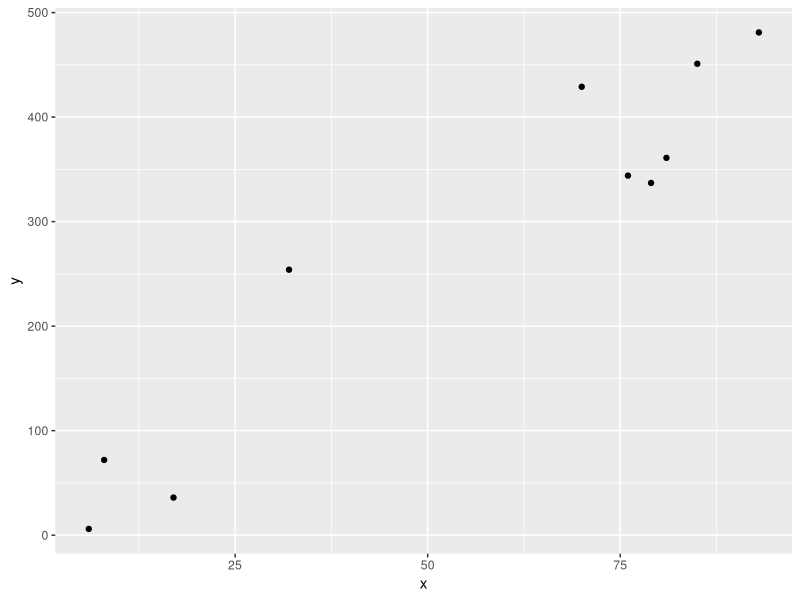
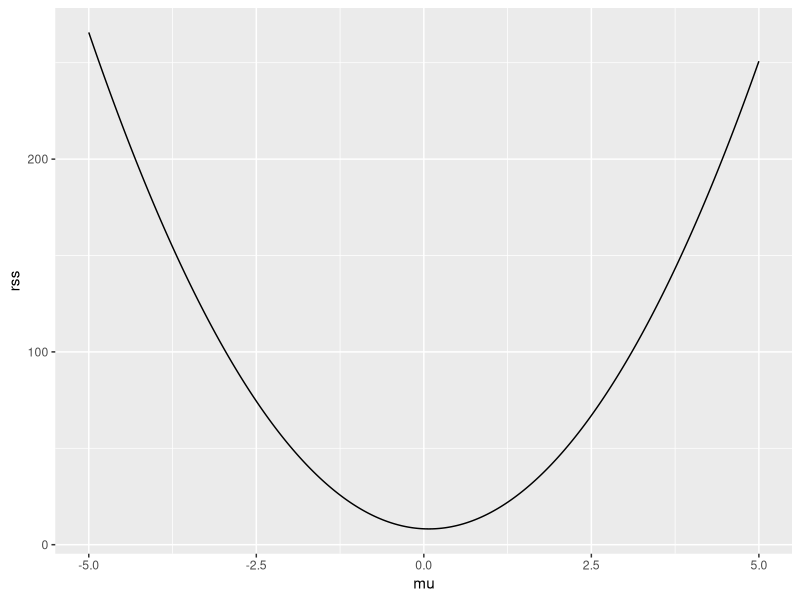
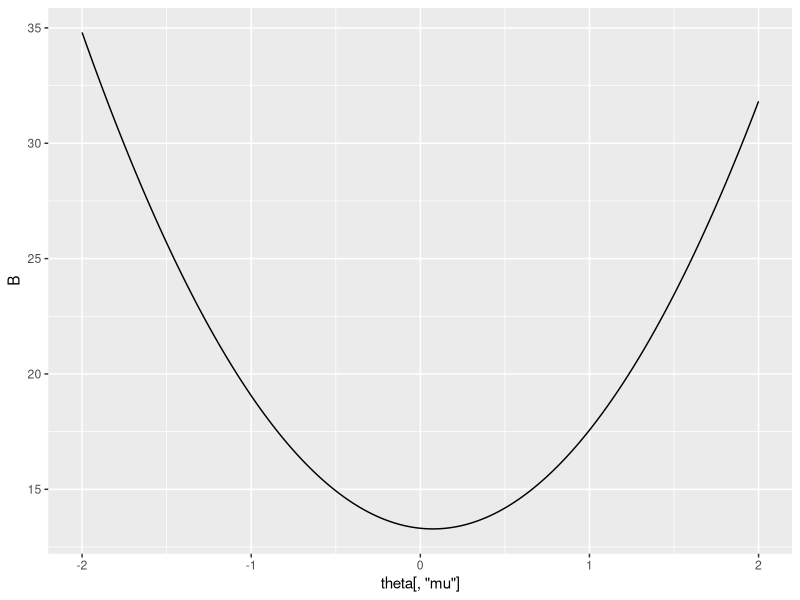
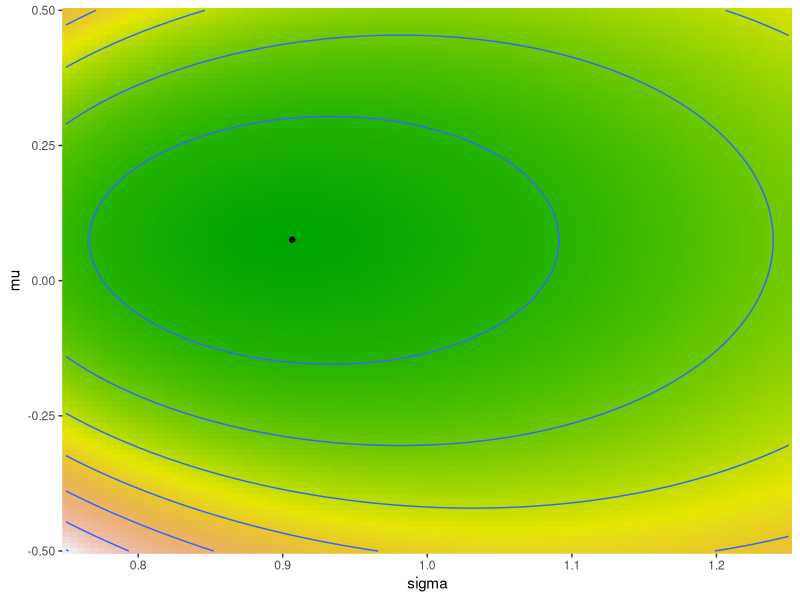

Source code (R) for these figures, in order: (Note: this script raises an error after producing the figures.)
## ---- chunk 1
knitr::opts_chunk$set(echo = TRUE)
## ---- chunk 2
library(tidyverse) #for data wrangling and plotting
library(gganimate) #for animations
library(gridExtra) #for additional plotting routines
## ---- chunk 3
set.seed(123)
y = rnorm(n=10, mean=0, sd=1)
y
## ---- chunk 4
mean(y)
var(y)
sd(y)
## ---- chunk 5
set.seed(2)
dat = data.frame(x = sample(1:100, size=10, replace=FALSE)) %>% 
    mutate(y = 2 + 5*x + sample(-100:100,10))
dat
ggplot(data=dat) + geom_point(aes(y=y, x=x))
## ---- chunk 6
mu = seq(-5,5,len=1000)
rss = vector('numeric', length(mu))
for (i in 1:length(mu)) {
    rss[i] = sum((y - mu[i])^2)
}
mu[which(rss==min(rss))]
ggplot(data=NULL) + geom_line(aes(y=rss, x=mu))
## ---- chunk 7
## Generate the single column matrix of 1s
X = cbind(rep(1,length(y)))
## perform the matrix multiplications to solve for beta
## beta = (X'X)^-1 X'Y
beta = solve(t(X) %*% X) %*% t(X) %*% y
beta
## ---- chunk 8
dat
## ---- chunk 9
## Generate the model matrix
X = model.matrix(~x, data=dat)
## Solve for beta
beta = solve(t(X) %*% X) %*% t(X) %*% dat$y
beta
## ---- chunk 10
lm(y~x, data=dat)
## ---- chunk 11
y
## ---- chunk 12
LL.gaus = function(theta, x) {
    m=theta[1]
    s=theta[2]
    ll = -(length(x)/2)*(log(2*pi*s^2)) + (-1/(2*s^2)) * sum((x-m)^2)
    ##OR
    ## ll = sum(dnorm(x, mean=m, sd=s, log=TRUE))
    return(-ll)
}
## ---- chunk 13
mu = seq(-2,2,len=1000)
theta=cbind(mu=mu,sigma=1)
B=apply(theta, 1, LL.gaus, y)
theta[which(B==min(B)),]
ggplot(data=NULL) + geom_line(aes(y=B, x=theta[,'mu']))
## ---- chunk 14
mu = seq(-0.5,0.5,len=100)
sigma=seq(0.75,1.25,len=100)
theta = expand.grid(mu=mu, sigma=sigma)
theta$LL=apply(theta, 1, LL.gaus, x=y)
ggplot(data=theta,aes(y=mu, x=sigma, fill=LL)) +
    geom_tile(show.legend=FALSE) + geom_contour(aes(z=LL)) +
    geom_point(data=theta[which(theta$LL==min(theta$LL)),], aes(y=mu, x=sigma), fill='black') +
    scale_fill_gradientn(colors=terrain.colors(12)) +
    scale_x_continuous(expand=c(0,0)) +
    scale_y_continuous(expand=c(0,0))
theta[which(theta$LL==min(theta$LL)),]
## ---- chunk 15
get.optim.NM <- function(X.vert, params.init, objective.fn, iter.max=250, abs.tol=0.0001, x, control=list(fnscale=1,refl=1,expan=2,contr=-0.5,shrink=0.5))
{
                                        # input dimension
    X.len <- length(params.init)
                                        # initialize controls before iterations of searching
    iter <- 0; not.converged <- 1; not.max.iter <- 1
    X.optim <- params.init; f_X.optim <- control$fnscale*objective.fn(X.optim, x=x)
                                        # while loop, iterations
    while (not.converged & not.max.iter)
    {
                                        # get values at vertices
        f_X.vert <- control$fnscale*apply(X = X.vert, MARGIN = 1, FUN = objective.fn, x) 
                                        # order ascending X.vert and f(X.vert), by f(X.vert)
        X.order <- sort(f_X.vert, index.return = TRUE)$ix
        X.vert <- X.vert[X.order, ]
        f_X.vert <- f_X.vert[X.order]
                                        # get centroid (mean on each dimension) of all points except the worst
        X.centr <- apply(X = X.vert[1:X.len, ], MARGIN = 2, FUN = mean)
                                        # get reflected point
        X.refl <- X.centr + control$refl*(X.centr - X.vert[X.len+1, ])
        f_X.refl <- control$fnscale*objective.fn(X.refl,x)
        if ((f_X.vert[1] <= f_X.refl) & (f_X.refl < f_X.vert[X.len]))
        { 
                                        # if the reflected point is better than the second worst, but not better than the best...
                                        # ... then obtain a new simplex by replacing the worst point with the reflected point
            X.vert[X.len+1, ] <- X.refl 
        } else if (f_X.refl < f_X.vert[1]) {
                                        # if the reflected point is the best point so far
                                        # ... then compute the expanded point
            X.expan <- X.centr + control$expan*(X.centr - X.vert[X.len+1, ])
            f_X.expan <- control$fnscale*objective.fn(X.expan,x)
                                        # ... if the expanded point is better than the reflected point
            if (f_X.expan < f_X.refl)
            {
                                        # ... then obtain a new simplex by replacing the worst point with the expanded point
                X.vert[X.len+1, ] <- X.expan   
            } else {
                                        # ... else obtain a new simplex by replacing the worst point with the reflected point
                X.vert[X.len+1, ] <- X.refl
            }
        } else {
                                        # ... reflected point is not better than second worst
                                        # ... then compute the contracted point
            X.contr <- X.centr + control$contr*(X.centr - X.vert[X.len+1, ])
            f_X.contr <- control$fnscale*objective.fn(X.contr,x)
                                        # ... if the contracted point is better than the worst point
            if (f_X.contr < f_X.vert[X.len+1])
            {
                                        # ... then obtain a new simplex by replacing the worst point with the contracted point
                X.vert[X.len+1, ] <- X.contr
            } else {
                                        # ... shrink the simplex: X = X1 + coef.shrink(X-X1)
                X.vert <- sweep(control$shrink*sweep(X.vert, 2, X.vert[1, ], FUN = "-"), 2, X.vert[1, ], FUN="+")
            }    
        }
                                        # get values at vertices
        f_X.vert <- control$fnscale*apply(X = X.vert, MARGIN = 1, FUN = objective.fn, x) 
                                        # order asc X.vert and f(X.vert)
        X.order <- sort(f_X.vert, index.return = TRUE)$ix
        X.vert <- X.vert[X.order, ]
        f_X.vert <- f_X.vert[X.order]   
                                        # update controls
        iter <- iter + 1 
        not.max.iter <- (iter < iter.max)*1
        not.converged <- (abs(control$fnscale*objective.fn(X.vert[X.len, ],x)- control$fnscale*objective.fn(X.vert[1, ],x)) > abs.tol)*1
        
        X.optim <- X.vert[1, ]; f_X.optim <- control$fnscale*objective.fn(X.optim,x)
    }
    return(list(X.optim=X.optim, f_X.optim=f_X.optim, X.vert=X.vert, iter=iter))   
}
## ---- chunk 16
## Starting values at the center of the vectices
params.init=c(mu=-0.25, sigma=1)
d.mu=0.05
d.sigma=0.02
simplex = rbind(Vertex1=params.init + c(d.mu,d.sigma),
                Vertex2=params.init + c(-d.mu,d.sigma),
                Vertex3=params.init + c(-d.mu,-d.sigma)) %>%
    data.frame
base.plot = ggplot(data=theta,aes(y=mu, x=sigma)) +
    geom_tile(aes(fill=LL), show.legend=FALSE) + geom_contour(aes(z=LL)) +
    scale_fill_gradientn(colors=terrain.colors(12)) +
    scale_x_continuous(expand=c(0,0)) +
    scale_y_continuous(expand=c(0,0))

newdata =vector('list', 10)
a=get.optim.NM(X.vert=as.matrix(simplex), params.init, objective.fn=LL.gaus, x=y, iter.max=1, control=list(fnscale=1,refl=1,expan=2,contr=-0.5,shrink=0.5))
newdata[[1]] =data.frame(a$X.vert)
for (i in 2:10) {
    a=get.optim.NM(X.vert=a$X.vert, params.init=a$X.optim, objective.fn=LL.gaus, x=y, iter.max=1, control=list(fnscale=1,refl=1,expan=2,contr=-0.5,shrink=0.5))
    newdata[[i]] = data.frame(a$X.vert)
}
newdata = bind_rows(newdata, .id='Iter') %>% mutate(Iter=factor(Iter, levels=unique(Iter)))
g=base.plot + 
    geom_polygon(data=newdata, aes(y=mu, x=sigma, group=Iter), color='black', fill='grey40') +
    transition_manual(Iter) + shadow_trail(distance=0.1,alpha=0.4, color='grey40', fill=NA) + labs(title='Iter: {current_frame}')
ga=animate(g)
anim_save('simplexAnim.gif', animation=ga, path='images')
## ---- chunk 17
get.optim.NM(X.vert=as.matrix(simplex), params.init, objective.fn=LL.gaus, x=y, iter.max=250, abs.tol=1e-08, control=list(fnscale=1,refl=1,expan=2,contr=-0.5,shrink=0.5))
get.optim.NM(X.vert=as.matrix(simplex - c(-0.5,0.02)), params.init, objective.fn=LL.gaus, x=y, iter.max=250, abs.tol=1e-08, control=list(fnscale=1,refl=1,expan=2,contr=-0.5,shrink=0.5))
## ---- chunk 18
optim(par=c(-0.25,1), LL.gaus, x=y, control=list(fnscale=1))
## ---- chunk 19
NR = function(f, x, return.grid=FALSE) {
    if (is.function(f)) f=body(f)[[2]]    
    f_x = eval(f)
    f._x = eval(D(f,'x'))
    if (return.grid) {
        list(x1=x - f_x/f._x, f_x=f_x, f._x=f._x)
    }else {
        list(x1=x - f_x/f._x)
    }
}
optim.NR = function(f, x0, abs.tol=1.0E-6, iter.max=250, return.grid=FALSE) {
    iter <- 0; not.converged <- 1; not.max.iter <- 1
    fgrid = list()
    while (not.converged & not.max.iter) {
        nr=NR(f, x=x0,return.grid)
        x1=nr$x1
        iter <- iter + 1 
        not.max.iter <- (iter < iter.max)*1
        not.converged=(abs(x0-x1)>abs.tol)*1
        if (return.grid) fgrid[[iter]] = c(x0=x0, x1=x1, f_x=nr$f_x, f._x=nr$f._x)
        x0=x1
    }
    list(X.optim=x0,iter=iter, grid=do.call('rbind',fgrid))
}
## ---- chunk 20
f = function(x) {0.1*x^4 + x^3 - x^2 + 10*x + 30} 
a=optim.NR(f, x0=3, abs.tol=0.001, return.grid=TRUE)

x = seq(-4,4,len=100)
dat = data.frame(x=x, y=f(x))
gdat = a$grid %>% as.data.frame %>%
    mutate(Iter=1:n(),
           x=ifelse(x0>0,x0+1, x0-1),
           y=f_x + (x-x0)*f._x)

g=ggplot() + geom_line(data=dat, aes(y=y, x=x)) +
    geom_hline(yintercept=0, linetype='dashed') +
    geom_segment(data=gdat, aes(x=x,y=y,xend=x1,yend=0), color='red') +
    geom_segment(data=gdat, aes(x=x0,xend=x0,y=0,yend=f_x), linetype='dashed')+
    geom_text(data=gdat %>% filter(Iter<4), aes(x=x0, y=-5, label="x[0]"), parse=TRUE) +
    geom_text(data=gdat %>% filter(Iter<4), aes(x=x1, y=-5, label="x[1]"), parse=TRUE) +
    geom_point(data=gdat, aes(x=x0, y=f_x)) +
    geom_text(data=gdat %>% filter(Iter<4), aes(x=x0, y=f_x, label="f(x)"), parse=TRUE, nudge_x=0.1, nudge_y=-5, hjust=0, vjust=0) +
    geom_text(data=gdat %>% filter(Iter<4), aes(x=x0+0.3+(x1-x0)/2, y=(f_x/2)-5, label="f*minute*(x)"), parse=TRUE, color='red') +
    geom_text(data=gdat, aes(x=-4,y=140, label=paste0("Iter == ", Iter)), parse=TRUE, hjust=0) +
    geom_text(data=gdat, aes(x=-4,y=120, label=paste0("x[1] == ", round(x1,3))), parse=TRUE, hjust=0) +
    transition_manual(Iter)
ga=animate(g)
anim_save('NMAnim1.gif', animation=ga, path='images')
## ---- chunk 21
optim.NR(f, x0=3)
## ---- chunk 22
f = function(x) {0.001*x^3 - 0.001*x^2 -0.3*x + 5}
f1=D(body(f)[[2]], 'x')
x = seq(0,20,len=100)
dat = data.frame(x=x, y=f(x))
g1=ggplot() + geom_line(data=dat, aes(y=y, x=x)) 

g2=ggplot() + geom_line(data=data.frame(x=x, y=eval(f1, envi=list(x=x))), aes(y=y, x=x)) +
    geom_hline(yintercept=0, linetype='dashed')
grid.arrange(g1,g2, nrow=1)
(a=optim.NR(f1, x0=3, abs.tol=0.001, return.grid=TRUE))
## ---- chunk 23
dat = data.frame(x, y=eval(f1, env=list(x=x)))
gdat = a$grid %>% as.data.frame %>%
    mutate(Iter=1:n(),
           x=ifelse(x0>0,x0+1, x0-1),
           y=f_x + (x-x0)*f._x)

g2=ggplot() + geom_line(data=dat, aes(y=y, x=x)) +
    geom_hline(yintercept=0, linetype='dashed') +
    geom_segment(data=gdat, aes(x=x,y=y,xend=x1,yend=0), color='red') +
    geom_segment(data=gdat, aes(x=x0,xend=x0,y=0,yend=f_x), linetype='dashed') +
    geom_text(data=gdat %>% filter(Iter<4), aes(x=x0, y=-0.05, label="x[0]"), parse=TRUE) +
    geom_text(data=gdat %>% filter(Iter<4), aes(x=x1, y=-0.05, label="x[1]"), parse=TRUE) +
    geom_point(data=gdat, aes(x=x0, y=f_x)) +
    geom_text(data=gdat %>% filter(Iter<4), aes(x=x0, y=f_x, label="f(x)"), parse=TRUE, nudge_x=0.1, nudge_y=-0.05, hjust=0, vjust=0) +
    geom_text(data=gdat %>% filter(Iter<4), aes(x=x0+0.3+(x1-x0)/2, y=(f_x/2)-0.05, label="f*minute*(x)"), parse=TRUE, color='red') +
    geom_text(data=gdat, aes(x=0,y=0.8, label=paste0("Iter == ", Iter)), parse=TRUE, hjust=0) +
    geom_text(data=gdat, aes(x=-0,y=1, label=paste0("x[1] == ", round(x1,3))), parse=TRUE, hjust=0) +
    transition_manual(Iter)
ga=animate(g2)
anim_save('NMAnim2.gif', animation=ga, path='images')
## ---- chunk 24
params.init=c(mu=-0.25, sigma=1)

## The following function calculates the difference-quotient approximation of gradient
approx.grad = function(theta, fn, eps=1e-05) {
    p = length(theta)
    nf = length(fn(theta))
    eps.mat = diag(p) * (eps/2)
    Gmat = array(0, dim=c(nf,p))
    for (i in 1:p) {
        Gmat[,i] = (fn(theta + eps.mat[,i]) - fn(theta - eps.mat[,i]))/eps
    }
    if (nf>1) Gmat else c(Gmat)
}


optim.NR = function(params.init, fn, x, iter.max=250, abs.tol=1e-05, control=list(eps=1e-06)) {
    fnc = function(bb) t(approx.grad(bb, fn))
    eps = control$eps
    gradfn = function(x) approx.grad(x, fnc, eps)
    iter <- 0; not.converged <- 1; not.max.iter <- 1
    newpar = params.init
    oldpar = params.init - 1
    while (not.converged & not.max.iter) {
        oldpar = newpar
        newpar = oldpar - solve(gradfn(oldpar), t(fnc(oldpar)))
        iter = iter + 1
        not.max.iter <- (iter < iter.max)*1
        not.converged = (abs(fn(oldpar) - fn(newpar))>abs.tol)*1
    }
    list(iter=iter, final=as.vector(newpar), LL=fn(as.vector(newpar)), gradient = fnc(newpar), hessian = gradfn(newpar))
}


#optim.NR(params.init, fn=function(t) LL.gaus(t, x=y), iter.max=1)

mu = seq(-0.5,0.5,len=100)
sigma=seq(0.75,1.25,len=100)
theta = expand.grid(mu=mu, sigma=sigma)
theta$LL=apply(theta, 1, LL.gaus, x=y)

base.plot = ggplot(data=theta,aes(y=mu, x=sigma)) +
    geom_tile(aes(fill=LL), show.legend=FALSE) + geom_contour(aes(z=LL)) +
    scale_fill_gradientn(colors=terrain.colors(12)) +
    scale_x_continuous(expand=c(0,0)) +
    scale_y_continuous(expand=c(0,0))

newdata =vector('list', 10)
newdata[[1]] =data.frame(t(setNames(params.init, c('mu','sigma'))))
p.i = params.init
for (i in 2:10) {
    a=optim.NR(params.init=p.i, fn=function(t) LL.gaus(t, x=y), iter.max=1)
    newdata[[i]] = data.frame(t(setNames(a$final,c('mu','sigma'))))
    p.i = as.vector(a$final)
}
newdata = bind_rows(newdata, .id='Iter') %>% mutate(Iter=factor(Iter, levels=unique(Iter)), nIter=as.numeric(Iter))
g=base.plot + 
    geom_point(data=newdata, aes(y=mu, x=sigma, group=Iter), color='black') +
    geom_path(data=newdata, aes(y=mu, x=sigma), color='black') +
    transition_reveal(nIter) +
    labs(title = "Iteration: {frame_along}")
ga=animate(g, nframes=10, fps=1)
anim_save('NMAnim3.gif', animation=ga, path='images')
## ---- chunk 25
optim.NR(params.init, fn=function(t) LL.gaus(t, x=y))
## ---- chunk 26
H=optim.NR(params.init, fn=function(t) LL.gaus(t, x=y))$hessian
sqrt(diag(solve(H)))
## ---- chunk 27
nlm(LL.gaus, params.init, x=y, hessian=TRUE, gradtol=1e-03)
H=nlm(LL.gaus, params.init, x=y, hessian=TRUE, gradtol=1e-06*2)$hessian
sqrt(diag(solve(H)))
## ---- chunk 28
optim.SANN = function(params.init, fn, iter.max=2500, jump=0.05, k=100) {
    bestpar <- newpar <- oldpar <- params.init
    iter=0; not.max.iter <- 1
    inck=k/10
    while(not.max.iter) {
        ## jump to new parameter set
        newpar = oldpar + replicate(length(params.init), runif(1,-jump,jump))
        deltaL = fn(newpar)-fn(oldpar)
        if (deltaL<0) { #improvement
            oldpar=newpar
        } else {
            rnd = runif(1)
            if (rnd <= exp(-deltaL/k)) oldpar=newpar
        }
        if (fn(newpar)<fn(bestpar)) bestpar=newpar
        iter=iter+1
        if ((iter %% inck)==0) k = k/10
        not.max.iter = (iter < iter.max)*1
    }
    list(iter=iter, final=as.vector(bestpar), LL=fn(bestpar), last=as.vector(oldpar), LL=fn(bestpar))
}
#optim.SANN(params.init=c(-0.25,1), fn=function(p) LL.gaus(p, x=y), iter.max=2500)
## ---- chunk 29
p.i = params.init
iter.cnt = 1
iters = 2500
newdata =vector('list', iters)
bestpar = p.i
for (i in 1:iters) {
    a=optim.SANN(params.init=p.i, fn=function(t) LL.gaus(t, x=y), iter.max=1, jump=0.05, k=0.1)
    if (LL.gaus(a$last, x=y)<LL.gaus(bestpar, x=y)) bestpar=a$last
    newdata[[i]] = data.frame(t(setNames(a$last,c('mu','sigma'))), iter=floor(log2(i))+1, t(setNames(bestpar,c('bestmu','bestsigma'))))
    p.i = as.vector(a$last)
}
newdata = bind_rows(newdata, .id='Iter') %>% mutate(iter=factor(iter, levels=unique(iter)), nIter=as.numeric(as.character(iter)))
g=base.plot + 
    geom_point(data=newdata, aes(y=mu, x=sigma, group=iter), color='black') +
    geom_path(data=newdata, aes(y=mu, x=sigma), color='black') +
    geom_point(data=newdata, aes(y=bestmu, x=bestsigma), color='red') + 
    transition_reveal(nIter) +
    labs(title = "Iteration: {2^frame_along}")
ga=animate(g, nframes=12, fps=1)
#ga
anim_save('SANNAnim1.gif', animation=ga, path='images')
## ---- chunk 30
optim.SANN(params.init=c(-0.25,1), fn=function(t) LL.gaus(t, x=y), iter.max=2500, jump=0.05, k=0.1)
